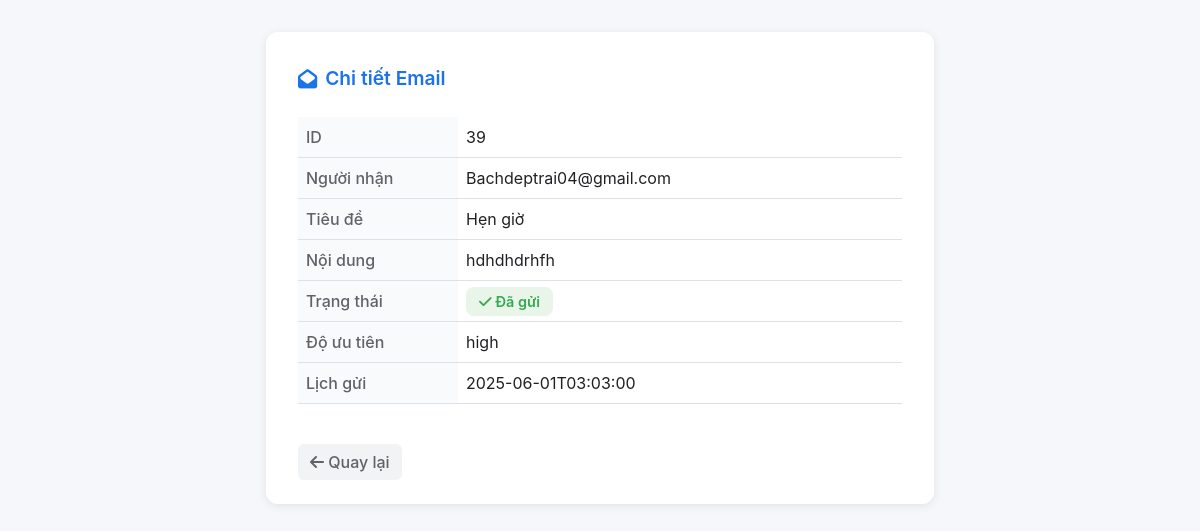
Page /email/39 on the committed database.
### tables this page shows
CREATE TABLE emails (
            id INTEGER PRIMARY KEY AUTOINCREMENT,
            recipient TEXT NOT NULL,
            subject TEXT NOT NULL,
            body TEXT NOT NULL,
            status TEXT DEFAULT 'pending',
            priority TEXT DEFAULT 'medium',
            scheduled_time TEXT,
            is_cancelled INTEGER DEFAULT 0
        );

### app.py (the view)
@app.route('/email/<int:email_id>')
def view_email(email_id):
    conn = sqlite3.connect('emails.db')
    cursor = conn.cursor()
    cursor.execute("SELECT * FROM emails WHERE id=?", (email_id,))
    email = cursor.fetchone()
    conn.close()
    return render_template('view_email.html', email=email)

### templates/view_email.html (shortened to what this page needs)
<!DOCTYPE html>
<html lang="vi">
<head>
    <link href="https://cdn.jsdelivr.net/npm/bootstrap@5.3.3/dist/css/bootstrap.min.css" rel="stylesheet">
    <link rel="stylesheet" href="https://cdnjs.cloudflare.com/ajax/libs/font-awesome/6.4.0/css/all.min.css">
</head>
<body>
    <div class="main-container">
        <div class="email-card">
            <div class="card-title">
                <i class="fas fa-envelope-open"></i> Chi tiết Email
            </div>
            <table class="table info-table">
                <tr><th>ID</th><td>{{ email[0] }}</td></tr>
                <tr><th>Người nhận</th><td>{{ email[1] }}</td></tr>
                <tr><th>Tiêu đề</th><td>{{ email[2] }}</td></tr>
                <tr><th>Nội dung</th><td>{{ email[3] }}</td></tr>
                <tr><th>Trạng thái</th>
                    <td>
                        {% if email[4] == 'sent' %}
                            <span class="badge-status badge-sent"><i class="fas fa-check"></i> Đã gửi</span>
                        {% elif email[4] == 'fail' %}
                            <span class="badge-status badge-fail"><i class="fas fa-times"></i> Lỗi</span>
                        {% elif email[4] == 'pending' %}
                            <span class="badge-status badge-pending"><i class="fas fa-clock"></i> Chờ gửi</span>
                        {% else %}
                            <span class="badge-status badge-other">{{ email[4] }}</span>
                        {% endif %}
                    </td>
                </tr>
                <tr><th>Độ ưu tiên</th><td>{{ email[5] }}</td></tr>
                <tr><th>Lịch gửi</th><td>{{ email[6] or 'N/A' }}</td></tr>
            </table>
            <a href="{{ url_for('index') }}" class="btn btn-back"><i class="fas fa-arrow-left"></i> Quay lại</a>
        </div>
    </div>
</body>
</html>

### templates/view_email.html (style rules this page uses)
body { background: #f5f7fa; font-family: 'Inter', Arial, sans-serif; }
.main-container { max-width: 700px; margin: 2rem auto; padding: 0 1rem; }
.email-card { background: #fff; border-radius: 12px; box-shadow: 0 2px 8px rgba(60,64,67,0.10); padding: 2rem 2rem 1.5rem 2rem; }
.card-title { font-size: 1.2rem; font-weight: 600; color: #1a73e8; margin-bottom: 1.5rem; display: flex; align-items: center; gap: 0.5rem; }
.info-table th { width: 160px; color: #5f6368; font-weight: 500; background: #f8fafc; }
.info-table td { color: #202124; background: #fff; }
.badge-status { font-size: 0.9em; border-radius: 8px; padding: 0.4em 0.9em; font-weight: 600; }
.badge-sent { background: #e8f5e8; color: #34a853; }
.btn-back { background: #f1f3f4; color: #5f6368; border-radius: 6px; font-weight: 500; border: none; margin-top: 1.5rem; }

### rows in the picture
emails: id "39", recipient "Bachdeptrai04@gmail.com", subject "Hẹn giờ", body "hdhdhdrhfh", priority "high", scheduled_time "2025-06-01T03:03:00"
